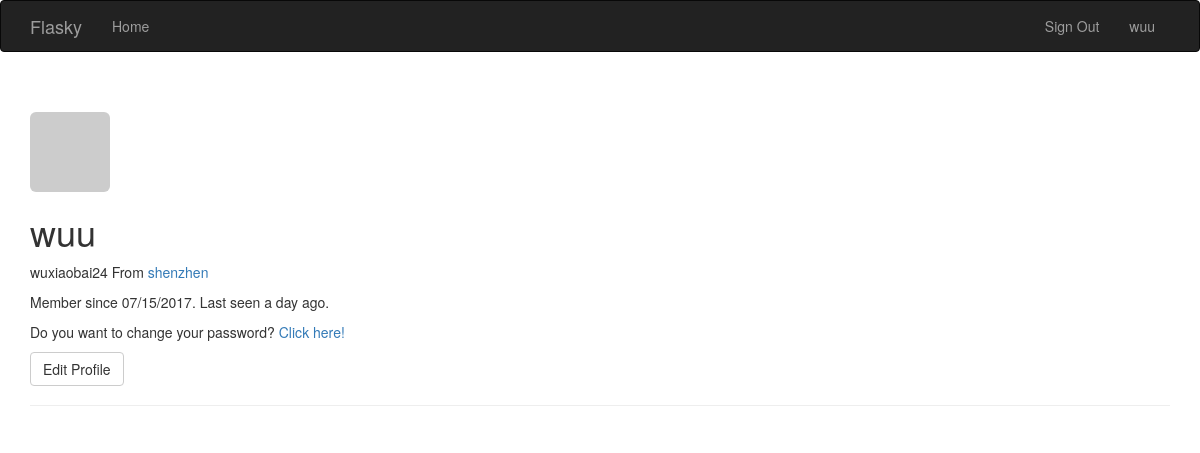
The app's page /user/wuu (signed in), older data.
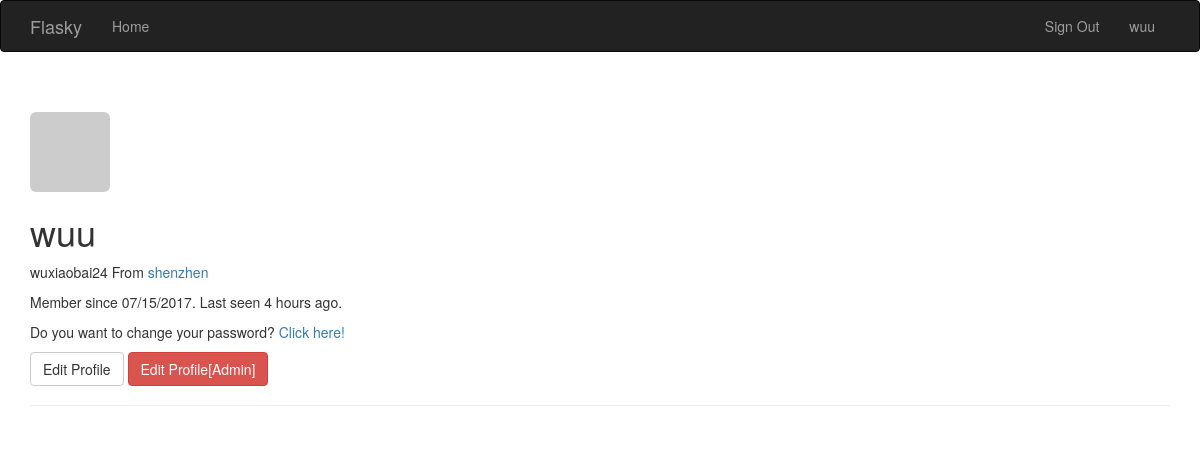
The same page, newer data.
### app/models.py (models this page shows, shortened)
class User(UserMixin, db.Model):
    __tablename__ = 'users'
    id = db.Column(db.Integer, primary_key=True) #id 主键
    email = db.Column(db.String(64),unique=True, index=True) #邮箱
    username = db.Column(db.String(64),unique=True, index = True) # 昵称
    role_id = db.Column(db.Integer,db.ForeignKey('roles.id')) #role_id,外键
    password_hash = db.Column(db.String(128)) # 密码的hash值
    confirmed = db.Column(db.Boolean,default=False) #账户是否确认，用在认证中
    name = db.Column(db.String(64)) #真实姓名
    location = db.Column(db.String(64)) #住址
    about_me = db.Column(db.Text()) #介绍
    member_since = db.Column(db.DateTime(),default=datetime.utcnow)#注册时间
    last_seen = db.Column(db.DateTime(),default=datetime.utcnow)#最后访问的时间
    avatar_hash = db.Column(db.String(32))
    def can(self,permission):
        return self.role is not None and \
                (self.role.permission & permission) == permission
    def is_administrator(self):
        return self.can(Permission.ADMINSTER)
    @property
    def password(self):
        raise AttributeError('password is not a readable attribute.')
    def gravatar(self,size=100,default='identicon',rating='g'):
        if request.is_secure:
            url = 'https://secure.gravatar.com/avatar'
        else:
            url = 'http://www.gravatar.com/avatar'
        hash = self.avatar_hash or hashlib.md5(
                            self.email.encode('utf-8')).hexdigest()
        return '{url}/{hash}?s={size}&d={default}&r={rating}'.format(
        url=url,hash=hash,size=size,default=default,rating=rating
        )

### app/main/views.py (the view)
@main.route('/user/<name>')
def user(name):
    user  = User.query.filter_by(username=name).first()
    if user is None:
        abort(404)
    return render_template('user.html',user=user)

### app/auth/views.py (called while the page is built)
@auth.before_app_request    #请求钩子
def befor_request():
    if current_user.is_authenticated \
        and not current_user.confirmed \
        and request.endpoint[:5] != 'auth.' \
        and request.endpoint != 'static':
        print("befor_request redirect!!!")
        return redirect(url_for('auth.unconfirmed'))

### app/main/__init__.py (called while the page is built)
@main.app_context_processor
def inject_permissions():
    return dict(Permission=Permission)

### app/models.py (called while the page is built)
@login_manager.user_loader
def load_user(user_id):
    return User.query.get(int(user_id)  )

### app/templates/user.html (shortened to what this page needs)
{% extends "base.html" %}
{% block page_content %}
<div class="page-header">
  <img class='img-rounded profile-thumbnail' src="{{user.gravatar(size=256)}}">
    <div class='profile-header'>
      <h1>{{ user.username }}</h1>
      {% if user.name or user.location %}
      <p>
        {% if user.name %}{{user.name}}{% endif %}
        {% if user.location %}
            From <a href="https://maps.google.com/?q={{user.location}}">
              {{user.location}}
            </a>
        {% endif %}
      </p>
      {% endif %}
      <p>
        Member since {{ moment(user.member_since).format('L') }}.
        Last seen {{moment(user.last_seen).fromNow() }}.
      </p>
    </div>
  <p>
    Do you want to change your password?
    <a href="{{ url_for('auth.change_password') }}">Click here!</a>
  </p>
  <p>
  {% if user == current_user %}
  <a class='btn btn-default' href="{{ url_for('.edit_profile')}}">
    Edit Profile
  </a>
  {% endif %}
  {% if current_user.is_administrator() %}
      <a class="btn btn-danger"
        href="{{ url_for('.edit_profile_admin',id = user.id) }}">
        Edit Profile[Admin]
      </a>
  {% endif %}
  </p>
</div>
{% endblock %}

### app/templates/base.html (shortened to what this page needs)
{% extends "bootstrap/base.html" %}
{% block head %}
{{ super() }}
{% endblock %}
{% block navbar %}
<div class="navbar navbar-inverse" role="naigation">
    <div class="container">
        <div class="navbar-header">
            <a class="navbar-brand" href="/">Flasky</a>
        </div>
        <div class="navbar-collapse collapse">
            <ul class="nav navbar-nav">
                <li><a href="/">Home</a></li>
            </ul>
            <ul class = 'nav navbar-nav navbar-right'>
              {% if current_user.is_authenticated %}
                <li><a href="{{ url_for('auth.logout')}}">Sign Out</a></li>
                <li>
                  <a href="{{ url_for('main.user',name=current_user.username )}}">
                  {{ current_user.username }}
                  </a>
                </li>
              {% else %}
                <li><a href="{{ url_for('auth.login') }}">Sign In</a></li>
              {% endif %}
            </ul>
        </div>
      </div>
</div>
{% endblock %}
{% block content %}
<div class="container">
    {% block page_content %}{% endblock %}
</div>
{% endblock %}

Row changes from the older to the newer data that the page shows:
changed User "wuu": last_seen "a day ago" → "4 hours ago"
Text that changed along with them:
text now shown: "Edit Profile[Admin]"
